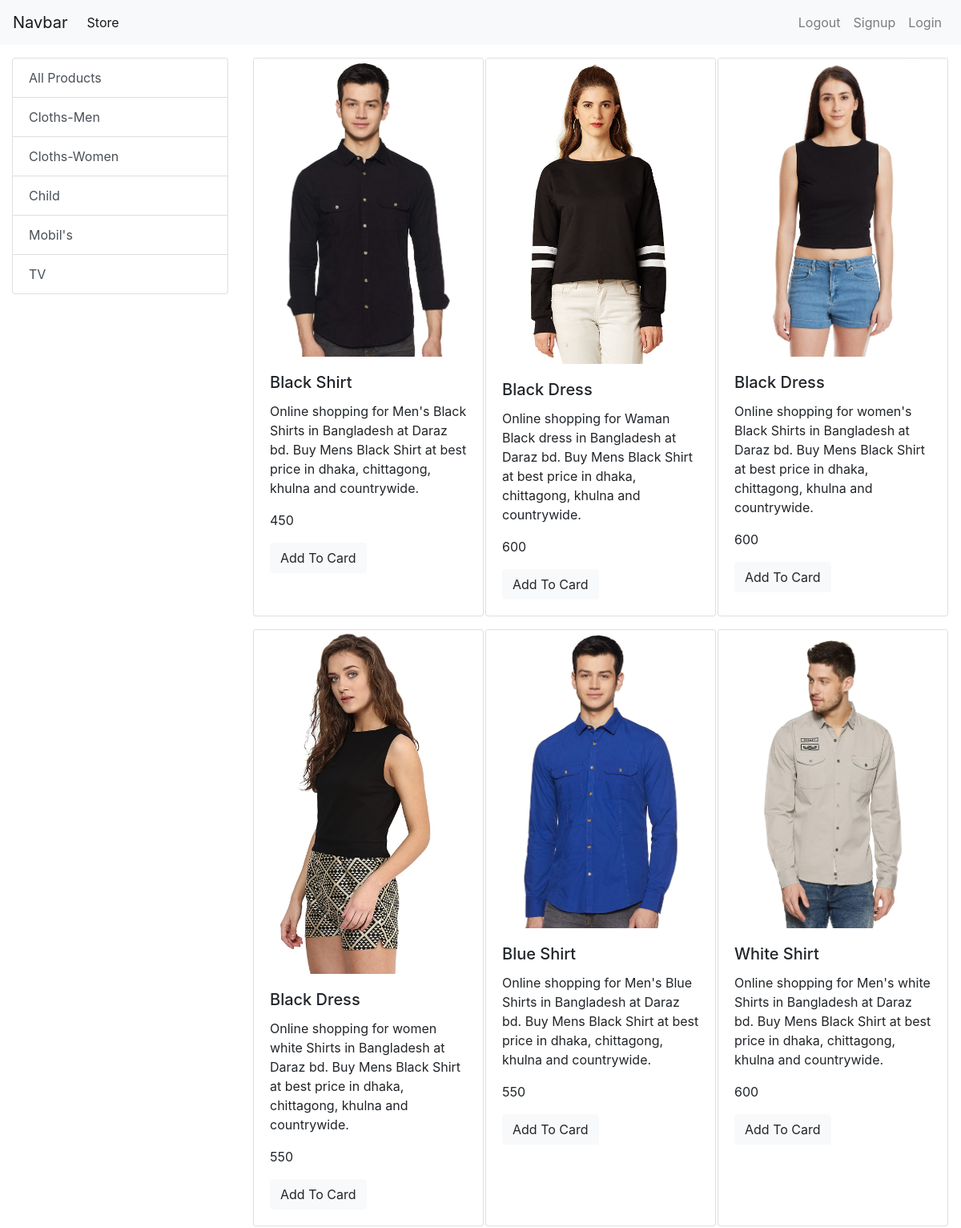
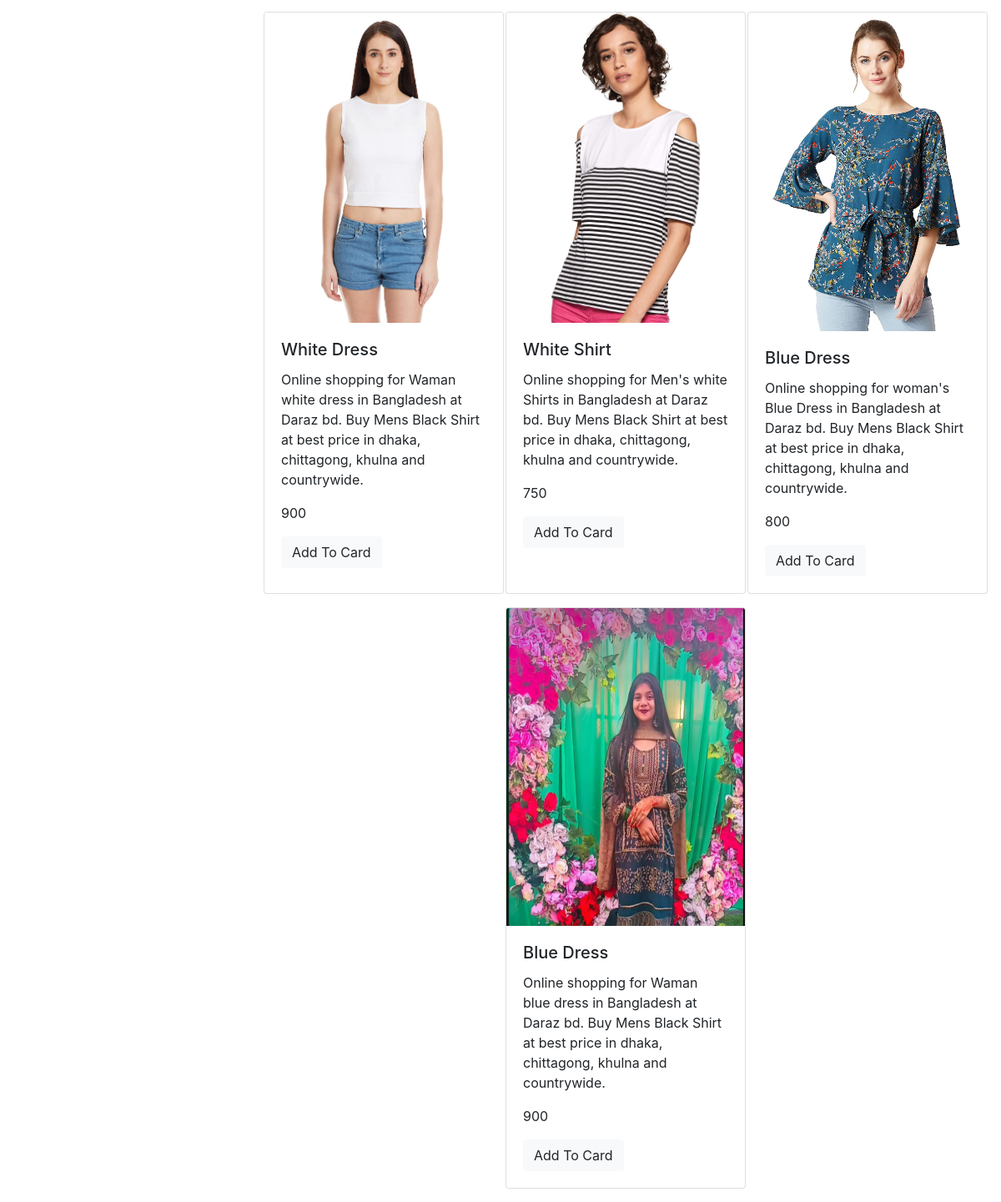
The page / on the database its author committed (2 pictures, top to bottom).
### store/models/category.py (models this page shows, shortened)
class Category(models.Model):
    Name = models.CharField(max_length=20)
    @staticmethod
    def get_all_categories():
        return Category.objects.all()

### store/models/product.py (models this page shows, shortened)
class Product(models.Model):
    Name = models.CharField(max_length=50)
    Price = models.IntegerField(default=0)
    Category = models.ForeignKey(Category, on_delete=models.CASCADE, default=1)
    Description = models.CharField(max_length=200, default='', null=True, blank=True)
    Image = models.ImageField(upload_to='uploads/products/')
    @staticmethod
    def get_all_products():
        return Product.objects.all()

### store/views.py (the view)
# urls.py: path('', index, name='homepage'),
def index(request):
    Products = None
    Categorye = Category.get_all_categories()
    categoryID = request.GET.get("category")
    if categoryID:
        Products = Product.get_all_products_by_categoryid(categoryID)
    else:
        Products = Product.get_all_products()
    data = {}
    data["Products"] = Products
    data["Categorye"] = Categorye
    return render(request, "index.html", data)

### store/templates/index.html
{% extends "base.html" %}
{% block content%}
<div class="container-fluid mt-3 ">
  <div class="row">
    <div class="col-lg-3 mx-auto">
      <div class="list-group">
        <a href="/" class="list-group-item list-group-item-action">All Products</a>
        {% for category in Categorye %}
        <a href="/?category={{category.id}}" class="list-group-item list-group-item-action">{{category.Name}}</a>
        {% endfor %}
      </div>
    </div>
    <div id="products" class="col-lg-9 mx-auto">
      <div class="row mx-auto">
        {% for Product in Products %}
        <div class="card mx-auto mb-3"  style="width: 18rem;">
          <img src="{{Product.Image.url}}" class="card-img-top" alt="...">
          <div class="card-body">
            <h5 class="card-title">{{Product.Name}}</h5>
            <p class="card-text">{{Product.Description}}</p>
            <p class="card-text">{{Product.Price}}</p>
            <a href="#" class="btn btn-light">Add To Card</a>
          </div>
        </div>
        {% endfor %}
      </div>
    </div>
  </div>
</div>
{% endblock %}

### store/templates/base.html (shortened to what this page needs)
<!doctype html>
<html lang="en">
<head>
    <link rel="stylesheet" href="https://cdn.jsdelivr.net/npm/bootstrap@4.0.0/dist/css/bootstrap.min.css"
>
</head>
<body>
    <nav class="navbar navbar-expand-lg navbar-light bg-light">
        <a class="navbar-brand" href="/">Navbar</a>
        <div class="collapse navbar-collapse" id="navbarSupportedContent">
            <ul class="navbar-nav mr-auto">
                <li class="nav-item active">
                    <a class="nav-link" href="#">Store <span class="sr-only">(current)</span></a>
                </li>
            </ul>
            <ul class="navbar-nav my-2 my-lg-0">
                <li class="nav-item ">
                    <a class="nav-link" href="#">Logout <span class="sr-only">(current)</span></a>
                </li>
                <li class="nav-item ">
                    <a class="nav-link" href="/signup">Signup <span class="sr-only">(current)</span></a>
                </li>
                <li class="nav-item ">
                    <a class="nav-link" href="#">Login <span class="sr-only">(current)</span></a>
                </li>
            </ul>
        </div>
    </nav>
    {% block content %} {% endblock %}
</body>
</html>

### rows shown on the page
Category: Name "Cloths-Men"
Category: Name "Cloths-Women"
Category: Name "Child"
Category: Name "Mobil's"
Category: Name "TV"
Product: Image (picture), Name "Black Shirt", Description "Online shopping for Men's Black Shirts in Bangladesh at Daraz bd. Buy Mens Black Shirt at best price in dhaka, chittagong, khulna and countrywide.", Price "450"
Product: Image (picture), Name "Black Dress", Description "Online shopping for Waman Black dress in Bangladesh at Daraz bd. Buy Mens Black Shirt at best price in dhaka, chittagong, khulna and countrywide.", Price "600"
Product: Image (picture), Name "Black Dress", Description "Online shopping for women's Black Shirts in Bangladesh at Daraz bd. Buy Mens Black Shirt at best price in dhaka, chittagong, khulna and countrywide.", Price "600"
Product: Image (picture), Name "Black Dress", Description "Online shopping for women white Shirts in Bangladesh at Daraz bd. Buy Mens Black Shirt at best price in dhaka, chittagong, khulna and countrywide.", Price "550"
Product: Image (picture), Name "Blue Shirt", Description "Online shopping for Men's Blue Shirts in Bangladesh at Daraz bd. Buy Mens Black Shirt at best price in dhaka, chittagong, khulna and countrywide.", Price "550"
Product: Image (picture), Name "White Shirt", Description "Online shopping for Men's white Shirts in Bangladesh at Daraz bd. Buy Mens Black Shirt at best price in dhaka, chittagong, khulna and countrywide.", Price "600"
Product: Image (picture), Name "White Dress", Description "Online shopping for Waman white dress in Bangladesh at Daraz bd. Buy Mens Black Shirt at best price in dhaka, chittagong, khulna and countrywide.", Price "900"
Product: Image (picture), Name "White Shirt", Description "Online shopping for Men's white Shirts in Bangladesh at Daraz bd. Buy Mens Black Shirt at best price in dhaka, chittagong, khulna and countrywide.", Price "750"
Product: Image (picture), Name "Blue Dress", Description "Online shopping for woman's Blue Dress in Bangladesh at Daraz bd. Buy Mens Black Shirt at best price in dhaka, chittagong, khulna and countrywide.", Price "800"
Product: Image (picture), Name "Blue Dress", Description "Online shopping for Waman blue dress in Bangladesh at Daraz bd. Buy Mens Black Shirt at best price in dhaka, chittagong, khulna and countrywide.", Price "900"
